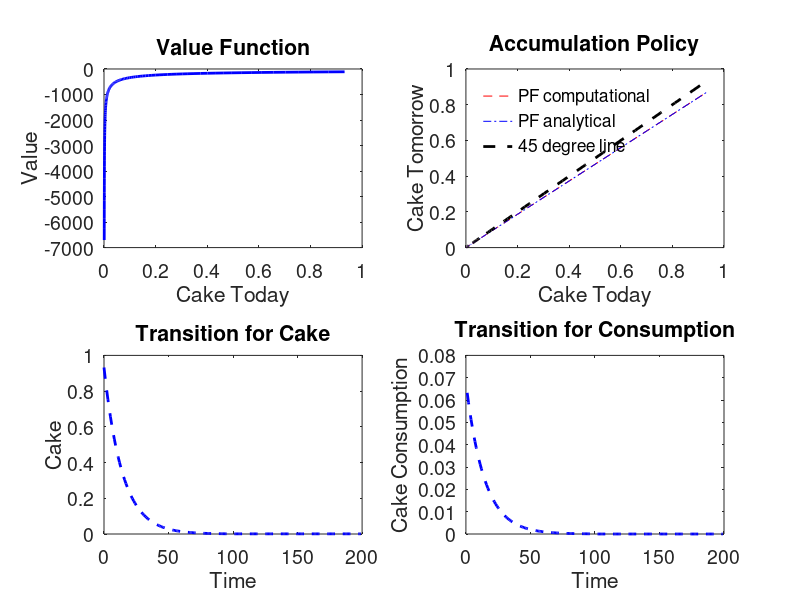

Recreate this plot in MATLAB.
%%%%%%%%%%%%%
% cake_problem.m
% Solves a cake eating problem using VFI.
% Stefano Pica, TA for EC 702
% Fall 2019
%%%%%%%%%%%%%
close all; clear; clc;

%The cake eating problem is a special case of the Ramsey model, where
%depreciation is one and production function is linear: f(k)=k.
%In this code we make use of the  analytical solution of the cake eating
%problem to construct a more clever grid.

% model to be solved
% V(k) = max_{kp<=k} [ u(c) + beta V(kprime) ]
% BC: c + kprime = k
% utility function: u(c) = c^(1-gamma) / (1-gamma)

%start tracking timing
tic; 
disp('%%%%%%%%%%%%%%%%%%%')
disp('Solving the cake eating problem - awesome!')
disp(' ')


%%%%%%%%%%%%%%%%%%%%%%%%%%%%%%%%%%%%%%%%%%%%%%%%%%%%%%%%%%%%%%%%%%%%%%%%%%%
%%%%%%%%%%%%%%%%%%%%%%% THIS BLOCK SETS UP THE MODEL %%%%%%%%%%%%%%%%%%%%%%
%%%%%%%%%%%%%%%%%%%%%%%%%%%%%%%%%%%%%%%%%%%%%%%%%%%%%%%%%%%%%%%%%%%%%%%%%%%


vfmaxit = 1000; %max number of VF iterations
vftol = 1e-7; %tolerance on Bellman equation, in percentages
T=200; %final period for transition
transitspan=0:T-1; %time span for transition
lwidnum = 2; %line width on graphs
fsizenum = 14; %font size on graphs

%model parameters
gamma=1.5;
beta=0.9;

%Careful choice of the state space
knum=100;
num=knum:-1:1;
K0=beta.^(num/gamma); %make use of policy: k' = beta^(1/gamma) k
%K0=linspace(0.00001,1,knum);


%%%%%%%%%%%%%%%%%%%%%%%%%%%%%%%%%%%%%%%%%%%%%%%%%%%%%%%%%%%%%%%%%%%%%%%%%%%
%%%%%%%%%%%%% THIS BLOCK SETS UP AND SOLVES THE VALUE FUNCTION %%%%%%%%%%%%
%%%%%%%%%%%%%%%%%%%%%%%%%%%%%%%%%%%%%%%%%%%%%%%%%%%%%%%%%%%%%%%%%%%%%%%%%%%


%compute return function (utility function). We use meshgrid
[kp,k]=meshgrid(K0);
kp=0.99*kp; %this is to avoid undefined utility for the first state
Glow=zeros(knum, knum);
Gmax=k;
kp(kp>=Gmax | kp<Glow)=NaN; %restrict control variable to feasible set
utility=(k-kp).^(1-gamma)/(1-gamma);
%notice property of utility matrix. Rows represent the state (capital
%today). columns are the control (capital tomorrow).



%initialize the policy and VF arrays
Vold = zeros(knum,1); %this will store real value of old VF
V = zeros(knum,1);  %this will store real value of new VF
kprimeind=zeros(knum,1);

disp('%%%%')
disp('Starting VFI now - it is actually happening!')
disp(' ')

for vfit = 1:vfmaxit
    %form Bellman equation
    RHSMAT = utility + beta*repmat(Vold',knum,1);
   	[V,kprimeind] = max(RHSMAT,[],2);
    absdiff=abs(V-Vold);
    vferr = max(absdiff); %maximum absolute error
    if (mod(vfit,50)==1)
        disp(['VF error = ' num2str(vferr) ' on VF iteration ' num2str(vfit) '.'])
    end
       %exit if converged
    if (vferr<vftol)
        break; 
    end
    %if not converged, then Vold <- V, and redo
    Vold = V;
end

disp(' ')
disp('VF iteration complete.')
toc;
disp('%%%%')
disp(' ')


Kpol = K0(kprimeind); %real values of capital policy function
Cpol = K0-Kpol; %consumption policy function
Kanalytical = beta^(1/gamma)*K0; %exact policy function

%%%%%%%%%%%%%%%%%%%%%%%%%%%%%%%%%%%%%%%%%%%%%%%%%%%%%%%%%%%%%%%%%%%%%%%%%%%
% THIS BLOCK COMPUTES THE TRANSITION FROM AN ARBITRARY INITIAL CONDITION %%
%%%%%%%%%%%%%%%%%%%%%%%%%%%%%%%%%%%%%%%%%%%%%%%%%%%%%%%%%%%%%%%%%%%%%%%%%%%

%if you want to start in an arbitrary point that is not in the grid, can
%use the following code:
% kstart=0.5; %initial condition
% [~,kinit]=min(abs(K0-kstart)); %grid point closer to initial condition

kinit=K0(knum); %initial condition. last point in the grid
ktransit=zeros(1,T); %preallocate the capital transition vector
ctransit=zeros(1,T); %preallocate the consumption transition vector
ktransit(1)=kinit; %first entry of capital transition is initial condition
for it=2:T
    ktransit(it)=Kpol(K0==kinit); %get from the grid the initial value and apply the PF
    ctransit(it)=kinit-ktransit(it);  %consumption transition
    kinit=ktransit(it); %update initial capital value
end

%%%%%%%%%%%%%%%%%%%%%%%%%%%%%%%%%%%%%%%%%%%%%%%%%%%%%%%%%%%%%%%%%%%%%%%%%%%
%%%%%%%%%%%%%%%%%%%%%%%% THIS BLOCK PREPARES PLOTS %%%%%%%%%%%%%%%%%%%%%%%%
%%%%%%%%%%%%%%%%%%%%%%%%%%%%%%%%%%%%%%%%%%%%%%%%%%%%%%%%%%%%%%%%%%%%%%%%%%%

figure 
subplot(2,2,1)
plot(K0,V,'b','LineWidth',lwidnum)
xlabel('Cake Today')
ylabel('Value');
title('Value Function')
set(gca,'FontSize',fsizenum)

subplot(2,2,2)
plot(K0,Kpol,'r--',K0,Kanalytical,'b-.',K0,K0,'k--','LineWidth',lwidnum)
xlabel('Cake Today')
ylabel('Cake Tomorrow')
title('Accumulation Policy')
legend('PF computational','PF analytical','45 degree line','Location','NorthWest');
legend boxoff;
set(gca,'FontSize',fsizenum)
%notice that computational and analytical policy functions overlap!

subplot(2,2,3)
plot(transitspan,ktransit,'b--','LineWidth',lwidnum)
xlabel('Time')
ylabel('Cake');
title('Transition for Cake')
set(gca,'FontSize',fsizenum)

subplot(2,2,4)
plot(transitspan(2:end),ctransit(2:end),'b--','LineWidth',lwidnum)
xlabel('Time')
ylabel('Cake Consumption');
title('Transition for Consumption')
set(gca,'FontSize',fsizenum)
